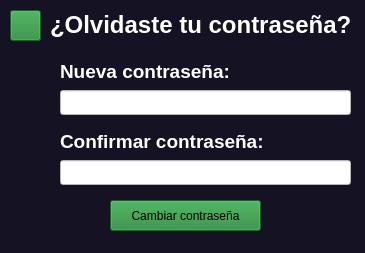
<?xml version="1.0" encoding="UTF-8"?>
<ui version="4.0">
 <class>NuevaContra</class>
 <widget class="QMainWindow" name="NuevaContra">
  <property name="geometry">
   <rect>
    <x>0</x>
    <y>0</y>
    <width>365</width>
    <height>253</height>
   </rect>
  </property>
  <property name="windowTitle">
   <string>MainWindow</string>
  </property>
  <property name="styleSheet">
   <string notr="true">background-color: rgb(20, 18, 35);</string>
  </property>
  <widget class="QWidget" name="centralwidget">
   <widget class="QPushButton" name="pushButton">
    <property name="geometry">
     <rect>
      <x>10</x>
      <y>10</y>
      <width>31</width>
      <height>31</height>
     </rect>
    </property>
    <property name="styleSheet">
     <string notr="true">border-image: url(:/regresar/Downloads/flecha-hacia-atras.png);
background-color: rgb(35, 134, 54);</string>
    </property>
    <property name="text">
     <string/>
    </property>
   </widget>
   <widget class="QLineEdit" name="lineEdit">
    <property name="geometry">
     <rect>
      <x>60</x>
      <y>160</y>
      <width>291</width>
      <height>25</height>
     </rect>
    </property>
    <property name="styleSheet">
     <string notr="true">background-color: rgb(255, 255, 255);</string>
    </property>
   </widget>
   <widget class="QPushButton" name="pushButton_2">
    <property name="geometry">
     <rect>
      <x>110</x>
      <y>200</y>
      <width>151</width>
      <height>31</height>
     </rect>
    </property>
    <property name="styleSheet">
     <string notr="true">background-color: rgb(35, 134, 54);</string>
    </property>
    <property name="text">
     <string>Cambiar contraseña</string>
    </property>
   </widget>
   <widget class="QLabel" name="label">
    <property name="geometry">
     <rect>
      <x>60</x>
      <y>130</y>
      <width>211</width>
      <height>21</height>
     </rect>
    </property>
    <property name="text">
     <string>&lt;html&gt;&lt;head/&gt;&lt;body&gt;&lt;p&gt;&lt;span style=&quot; font-size:14pt; font-weight:600; color:#ffffff;&quot;&gt;Confirmar contraseña:&lt;/span&gt;&lt;/p&gt;&lt;/body&gt;&lt;/html&gt;</string>
    </property>
   </widget>
   <widget class="QLabel" name="label_2">
    <property name="geometry">
     <rect>
      <x>50</x>
      <y>10</y>
      <width>301</width>
      <height>31</height>
     </rect>
    </property>
    <property name="text">
     <string>&lt;html&gt;&lt;head/&gt;&lt;body&gt;&lt;p&gt;&lt;span style=&quot; font-size:18pt; font-weight:600; color:#ffffff;&quot;&gt;¿Olvidaste tu contraseña?&lt;/span&gt;&lt;/p&gt;&lt;/body&gt;&lt;/html&gt;</string>
    </property>
   </widget>
   <widget class="QLabel" name="label_4">
    <property name="geometry">
     <rect>
      <x>60</x>
      <y>60</y>
      <width>181</width>
      <height>21</height>
     </rect>
    </property>
    <property name="text">
     <string>&lt;html&gt;&lt;head/&gt;&lt;body&gt;&lt;p&gt;&lt;span style=&quot; font-size:14pt; font-weight:600; color:#ffffff;&quot;&gt;Nueva contraseña:&lt;/span&gt;&lt;/p&gt;&lt;/body&gt;&lt;/html&gt;</string>
    </property>
   </widget>
   <widget class="QLineEdit" name="lineEdit_2">
    <property name="geometry">
     <rect>
      <x>60</x>
      <y>90</y>
      <width>291</width>
      <height>25</height>
     </rect>
    </property>
    <property name="styleSheet">
     <string notr="true">background-color: rgb(255, 255, 255);</string>
    </property>
   </widget>
   <widget class="QLabel" name="label_5">
    <property name="geometry">
     <rect>
      <x>10</x>
      <y>70</y>
      <width>41</width>
      <height>41</height>
     </rect>
    </property>
    <property name="styleSheet">
     <string notr="true">border-image: url(:/regresar/Downloads/candado.png);</string>
    </property>
    <property name="text">
     <string>&lt;html&gt;&lt;head/&gt;&lt;body&gt;&lt;p&gt;&lt;br/&gt;&lt;/p&gt;&lt;/body&gt;&lt;/html&gt;</string>
    </property>
   </widget>
   <widget class="QLabel" name="label_6">
    <property name="geometry">
     <rect>
      <x>10</x>
      <y>140</y>
      <width>41</width>
      <height>41</height>
     </rect>
    </property>
    <property name="styleSheet">
     <string notr="true">border-image: url(:/regresar/Downloads/candado.png);</string>
    </property>
    <property name="text">
     <string>&lt;html&gt;&lt;head/&gt;&lt;body&gt;&lt;p&gt;&lt;br/&gt;&lt;/p&gt;&lt;/body&gt;&lt;/html&gt;</string>
    </property>
   </widget>
   <zorder>label</zorder>
   <zorder>pushButton</zorder>
   <zorder>lineEdit</zorder>
   <zorder>pushButton_2</zorder>
   <zorder>label_2</zorder>
   <zorder>label_4</zorder>
   <zorder>lineEdit_2</zorder>
   <zorder>label_5</zorder>
   <zorder>label_6</zorder>
  </widget>
  <widget class="QMenuBar" name="menubar">
   <property name="geometry">
    <rect>
     <x>0</x>
     <y>0</y>
     <width>365</width>
     <height>22</height>
    </rect>
   </property>
  </widget>
  <widget class="QStatusBar" name="statusbar"/>
 </widget>
 <resources>
  <include location="../../CambiarContra.qrc"/>
 </resources>
 <connections/>
</ui>
